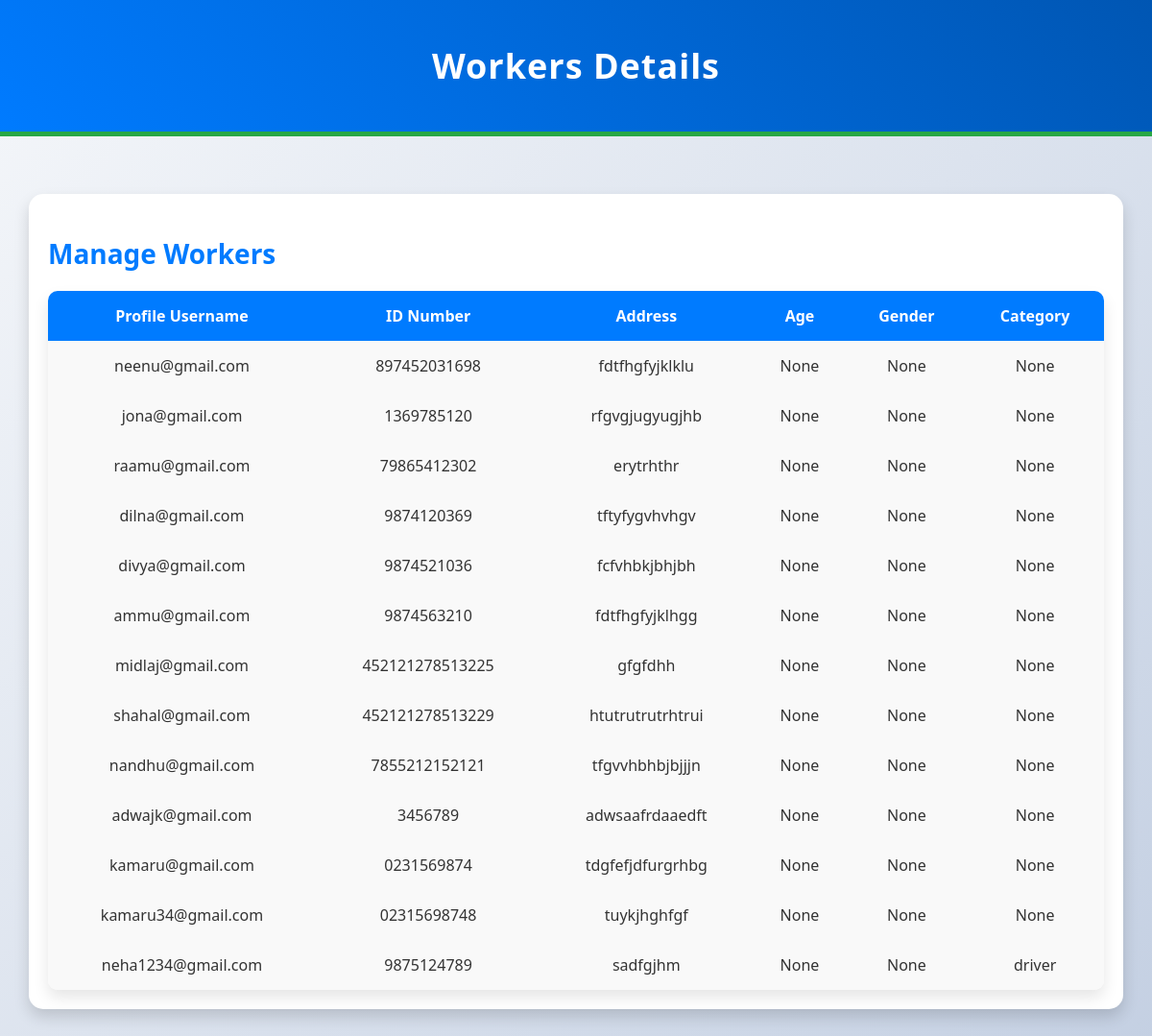
/workers_details/, run on the app's committed database.
### Bengali/models.py (models this page shows, shortened)
class WorkersDetails(models.Model):
    profile=models.OneToOneField('Profile',on_delete=models.CASCADE,related_name="worker_profile",null=True,blank=True)
    id_no=models.CharField(max_length=150,null=True)
    image=models.ImageField(null=True , blank=True)
    address=models.TextField()
    age=models.IntegerField(blank=True,null=True)
    gender=models.CharField(max_length=10 ,blank=True, null=True)
    category=models.CharField(max_length=50,blank=True,null=True)
    approved_by_agency=models.BooleanField(default=False)
    agency=models.ForeignKey('AgencyDetails',on_delete=models.CASCADE,related_name="agency_worker",null=True,blank=True)

class Profile(AbstractUser):
    USERNAME_FIELD='email'
    REQUIRED_FIELDS=[]
    objects = CustomUserManager()
    username = models.CharField(max_length=150, blank=True, null=True)
    first_name = models.CharField(max_length=150, blank=True, null=True)
    last_name= models.CharField(max_length=150, blank=True, null=True)
    role = models.CharField(max_length=15,choices=RoleChoices.choices)
    email=models.EmailField(unique=True)
    phone=models.CharField(max_length=15, blank=True, null=True)
    age=models.IntegerField(blank=True, null=True)
    worker_approved=models.BooleanField(blank=True, null=True)
    groups = models.ManyToManyField(
        Group,
            related_name="profile_groups",  # Set unique related_name
            blank=True
        )
    user_permissions = models.ManyToManyField(
            Permission,
            related_name="profile_permissions",  # Set unique related_name
            blank=True
        )

### Bengali/views.py (the view)
# urls.py: path('workers_details/', views.workers_details, name='workers_details'),
def workers_details(request):
    workers = WorkersDetails.objects.all()  # Fetch all workers data
    return render(request, 'workers_details.html', {'workers': workers})

### templates/workers_details.html (shortened to what this page needs)
<!DOCTYPE html>
{% load static %}
<html lang="en">
<head>
</head>
<body>
    <header>
        <h1>Workers Details</h1>
    </header>
    <main>
        <section id="workers-details">
            <h2>Manage Workers</h2>
            <table>
                <thead>
                    <tr>
                        <th>Profile Username</th>
                        <th>ID Number</th>
                        <th>Address</th>
                        <th>Age</th>
                        <th>Gender</th>
                        <th>Category</th>
                    </tr>
                </thead>
                <tbody>
                    {% for a in workers %}
                    <tr>
                        <td>{{ a.profile.username }}</td>
                        <td>{{ a.id_no }}</td>
                        <td>{{ a.address }}</td>
                        <td>{{ a.age }}</td>
                        <td>{{ a.gender }}</td>
                        <td>{{ a.category }}</td>
                    </tr>
                    {% empty %}
                    <tr>
                        <td colspan="7">No workers found.</td>
                    </tr>
                    {% endfor %}
                </tbody>
            </table>
        </section>
    </main>
</body>
</html>

### templates/workers_details.html (style rules this page uses)
body { font-family: 'Segoe UI', Tahoma, Geneva, Verdana, sans-serif; background: linear-gradient(135deg, #f5f7fa, #c3cfe2); margin: 0; padding: 0; color: #333; }
header { background: linear-gradient(45deg, #007bff, #0056b3); color: white; padding: 20px; text-align: center; border-bottom: 5px solid #28a745; }
header h1 { font-size: 36px; letter-spacing: 1px; }
main { padding: 30px; max-width: 1200px; margin: 30px auto; }
section { background-color: white; padding: 20px; border-radius: 15px; box-shadow: 0 8px 16px rgba(0, 0, 0, 0.15); margin-bottom: 30px; }
h2 { color: #007bff; font-size: 28px; margin-bottom: 20px; }
table { width: 100%; margin-top: 20px; border-collapse: collapse; border-radius: 10px; overflow: hidden; box-shadow: 0 8px 16px rgba(0, 0, 0, 0.1); }
thead { background-color: #007bff; color: white; }
th, td { padding: 15px; text-align: center; font-size: 16px; }
tbody tr { background-color: #f9f9f9; }

### data on the page
WorkersDetails: profile.username "neenu@gmail.com", id_no "897452031698", address "fdtfhgfyjklklu", age "None", gender "None", category "None"
WorkersDetails: profile.username "jona@gmail.com", id_no "1369785120", address "rfgvgjugyugjhb", age "None", gender "None", category "None"
WorkersDetails: profile.username "raamu@gmail.com", id_no "79865412302", address "erytrhthr", age "None", gender "None", category "None"
WorkersDetails: profile.username "dilna@gmail.com", id_no "9874120369", address "tftyfygvhvhgv", age "None", gender "None", category "None"
WorkersDetails: profile.username "divya@gmail.com", id_no "9874521036", address "fcfvhbkjbhjbh", age "None", gender "None", category "None"
WorkersDetails: profile.username "ammu@gmail.com", id_no "9874563210", address "fdtfhgfyjklhgg", age "None", gender "None", category "None"
WorkersDetails: profile.username "midlaj@gmail.com", id_no "452121278513225", address "gfgfdhh", age "None", gender "None", category "None"
WorkersDetails: profile.username "shahal@gmail.com", id_no "452121278513229", address "htutrutrutrhtrui", age "None", gender "None", category "None"
WorkersDetails: profile.username "nandhu@gmail.com", id_no "7855212152121", address "tfgvvhbhbjbjjjn", age "None", gender "None", category "None"
WorkersDetails: profile.username "adwajk@gmail.com", id_no "3456789", address "adwsaafrdaaedft", age "None", gender "None", category "None"
WorkersDetails: profile.username "kamaru@gmail.com", id_no "0231569874", address "tdgfefjdfurgrhbg", age "None", gender "None", category "None"
WorkersDetails: profile.username "kamaru34@gmail.com", id_no "02315698748", address "tuykjhghfgf", age "None", gender "None", category "None"
WorkersDetails: profile.username "neha1234@gmail.com", id_no "9875124789", address "sadfgjhm", age "None", gender "None", category "driver"
